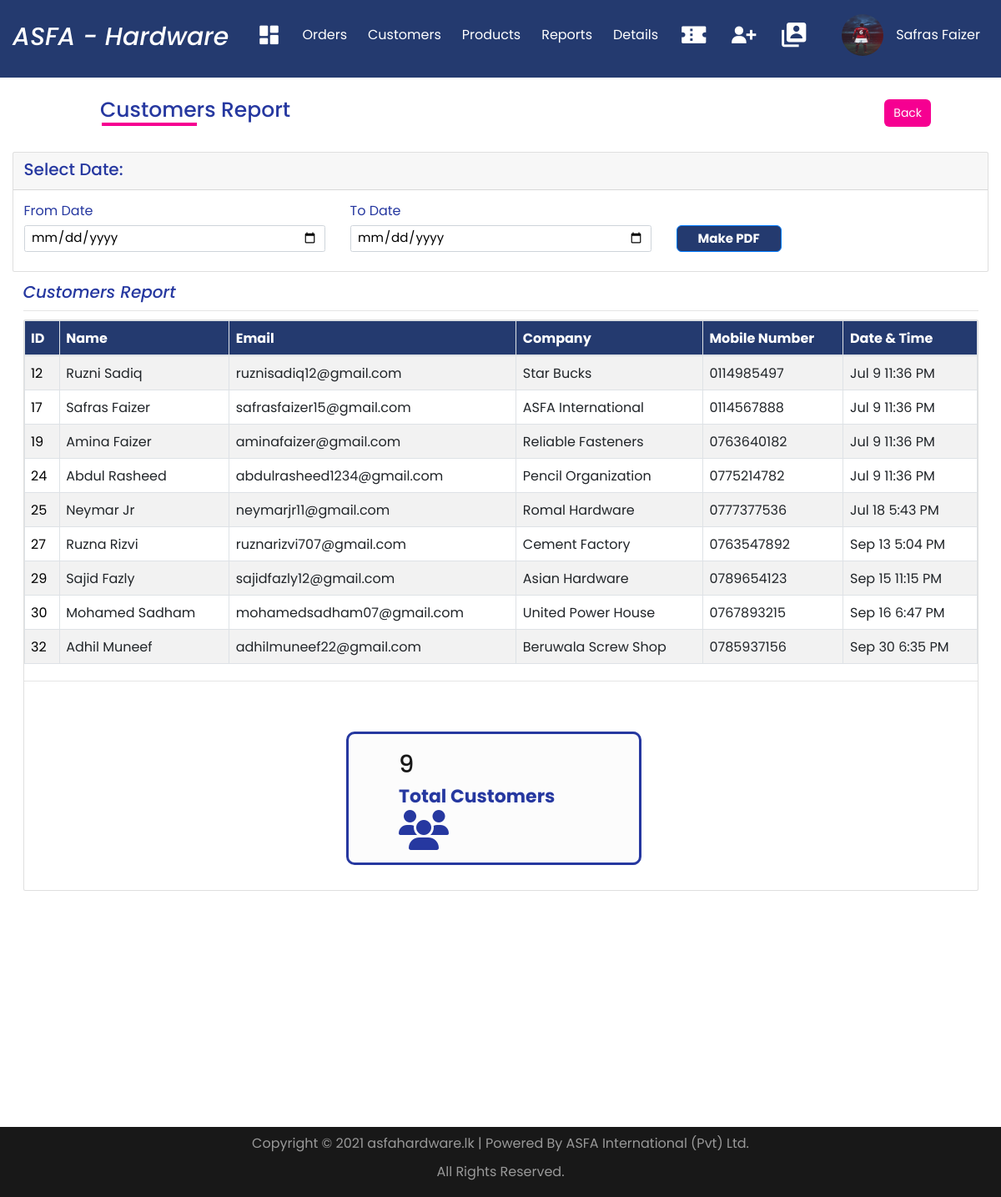
Page /Admin/Customer_Report.php (signed in) on the committed database.
### tables this page shows
CREATE TABLE `customer` (
  `customer_id` int(11) NOT NULL,
  `name` text NOT NULL,
  `mobile_number` char(100) NOT NULL,
  `email` varchar(55) NOT NULL,
  `company` varchar(40) NOT NULL,
  `address` varchar(500) NOT NULL,
  `address2` varchar(400) NOT NULL,
  `city` varchar(70) NOT NULL,
  `zipcode` int(60) NOT NULL,
  `password` varchar(55) NOT NULL,
  `status` varchar(100) NOT NULL,
  `Registered_Time` datetime NOT NULL DEFAULT current_timestamp()
);

### Admin/Customer_Report.php (the view, shortened to what this page needs)
<?php
include_once("Includes/connect.php");
?>
<html>
<head>
<?php include 'Includes/Navigation2.php'; ?>
<link rel="stylesheet" href="https://cdn.jsdelivr.net/npm/bootstrap@4.6.0/dist/css/bootstrap.min.css">
<link rel="stylesheet" type="text/css" href="your_website_domain/css_root/flaticon.css">
<link rel="stylesheet" href="https://cdn.jsdelivr.net/npm/@fortawesome/fontawesome-free@5.15.3/css/fontawesome.min.css">
<link rel="stylesheet" href="./css/Style.css" />
<link rel="stylesheet" href="./css/flaticon.css" />
</head>
<body>
<div class="head">
          <h1>Customers Report</h1>
          <a style="margin-left:59%; font-size:1.4rem;" href="Reports.php" class="btn">Back</a>
          </div>
<section class="py-5">
    <div class="container">
        <div class="row justify-content-center">
            <div class="col-md-12">
                <div class="card">
                    <div class="card-header">
                        <h5 style="font-size:2rem;">Select Date:</h5>
                    </div>
                      <div class="card-body">
                          <form action="Customer_PDF.php" method="GET">
                              <div class="row">
                                 <div class="col-md-4">
                                    <div class="form-group">
                                        <label for="">From Date</label>
                                        <input value="<?php if(isset($_GET['from_date'])){echo $_GET['from_date']; } ?>" type="date" name="from_date" class="form-control" placeholder="From Date" style="font-size:1.5rem; color:black;">
                                    </div>
                                 </div>
                                 <div class="col-md-4">
                                    <div class="form-group">
                                        <label for="">To Date</label>
                                        <input value="<?php if(isset($_GET['to_date'])){echo $_GET['to_date']; } ?>" type="date" name="to_date" class="form-control" placeholder="To Date" style="font-size:1.5rem; color:black;">
                                    </div>
                                 </div>
                                 <div class="col-md-4">
                                    <div class="form-group">
                                        <label for=""></label><br><br>
                                        <Button style="padding:4px 25px; font-align:center; font-weight:bold; font-size:1.5rem;" type="submit" class="btn btn-primary">Make PDF</button>
                                    </div>
                                 </div>
                              </div>
                          </form>
                      </div>
                </div>
                    <div class="card-body">
                        <h6 style="font-size:2rem; font-style:italic;">Customers Report</h6>
                        <hr>
                       <div class="card mt-3">
                        <table class="table table-bordered table-striped">
                            <thead style=" background-color:#243a6f; color:#fff;">
                                <tr>
                                    <th>ID</th>
                                    <th>Name</th>
                                    <th>Email</th>
                                    <th>Company</th>
                                    <th>Mobile Number</th>
                                    <th>Date & Time</th>
                                </tr>
                            </thead>
                            <tbody>
                                <?php
                                    $sql = "SELECT * FROM customer";
                                    $result = mysqli_query($conn, $sql);
                                    if (mysqli_num_rows($result) > 0) {
                                    while($row = mysqli_fetch_assoc($result)){
                                        ?>
                                        <tr>
            <td style="color:black;"><?php echo $row["customer_id"] ?></td>
            <td><?php echo $row["name"]?></td>
            <td><?php echo $row["email"]?></td>
            <td><?php echo $row["company"]?></td>
            <td><?php echo $row["mobile_number"] ?></td>
            <td><?php echo date('M j g:i A', strtotime($row["Registered_Time"]));?></td>
        </tr>
        <?php
                                    }
                            }
                            ?>
                            </tbody>
                        </table>
                        <hr>
                        <div class="cardBox3">
                        <div class="card">
                            <div>
                               <?php
                               $sql = "SELECT COUNT(customer_id) AS NumberOfCustomers FROM customer";
                               $result = mysqli_query($conn, $sql);
                               $row = mysqli_fetch_assoc($result);
                               ?>
                            <div class="numbers"><?php echo $row["NumberOfCustomers"] ?></div>
                            <a style="font-size:2.2rem;" class="cardName">Total Customers</a>
                            </div>
                            <div class="iconBox">
                            <i class="fas fa-users"></i>
                            </div>
                            </div>
                            </div>
                    </div>
                </div>
            </div>
        </div>
    </div>
</section>
<br>
<br>
<br>
<br>
<br>
<?php include 'Includes/Footer.php'; ?>
</body>
</html>

### Admin/Includes/Navigation2.php (shortened to what this page needs)
<?php
include_once("Includes/connect.php");
?>
<!DOCTYPE html>
<html lang="en">
<head>
  <link rel="stylesheet" href="https://cdn.jsdelivr.net/npm/boxicons@latest/css/boxicons.min.css" />
  <link rel="stylesheet" href="../Admin/CSS/Style.css" />
</head>
<body>
      <nav class="nav">
        <div class="navigation container">
          <div class="logo">
            <h1>ASFA - Hardware</h1>
          </div>
          <div class="menu">
            <ul class="nav-list">
            <li class="nav-item">
                <a href="Dashboard.php" class="nav-link icon"><i class='bx bxs-dashboard'></i></a>
              </li>
              <li class="nav-item">
                <a href="Orders.php" class="nav-link">Orders</a>
              </li>
              <li class="nav-item">
                <a href="Customers.php" class="nav-link">Customers</a>
              </li>
              <li class="nav-item">
                <a href="Products.php" class="nav-link">Products</a>
              </li>
              <li class="nav-item">
                <a href="Reports.php" class="nav-link">Reports</a>
              </li>
              <li class="nav-item">
                <a href="Delivery_Details.php" class="nav-link">Details</a>
              </li>
              <li class="nav-item">
                <a href="Coupon.php" class="nav-link icon"><i style="font-size:3.5rem;" class='bx bxs-coupon'></i></a>
              </li>
              <li class="nav-item">
                <a href="Create_Accounts.php" class="nav-link icon"><i style="font-size:3.5rem;" class='bx bxs-user-plus'></i></a>
              </li>
              <li class="nav-item">
                <a href="Admin_Profile.php" class="nav-link icon"><i style="font-size:3.5rem;" class='bx bxs-user-account'></i></a>
              </li>
              <li class="nav-item">
                <a href="#" class="nav-link"></a>
              </li>
              <li class="nav-item">
              <?php
              $a_id = $_SESSION['adminid'];
              $sql = "SELECT * FROM admin where admin_id='$a_id'";
              $result = mysqli_query($conn, $sql);
              while($row = mysqli_fetch_assoc($result)) {
              ?>
              <img src="../Admin/<?php echo  $row['admin_image'] ?>" alt="" class="avatar">
              <?php } ?>
              </li>
              <div class="right">
              <ul>
              <li>
              <span class="nav-link"><?php echo $_SESSION['admin'];?></span>
            </ul>
          </div>
        </div>
      </nav>
</body>
</html>

### Admin/CSS/Style.css (style rules this page uses)
*, *::before, *::after { margin: 0; padding: 0; box-sizing: inherit; }
html { box-sizing: border-box; font-size: 62.5%; }
body { font-family: 'Poppins', sans-serif; font-size: 1.6rem; font-weight: 400; background-color: #fff; color: #2638a0; position: relative; z-index: 1; }
h1,h2,h3,h4 { font-weight: 500; }
a { color: inherit; text-decoration: none; }
img { max-width: 100%; }
li { list-style-type: none; }
.container { max-width: 120rem; margin: 0 auto; }
.nav { padding: 1.6rem 0; background-color: #243a6f; color: #ffffff; }
.navigation { display: flex; align-items: center; justify-content: space-between; }
.logo h1 { font-size: 3rem; font-style: italic; }
.nav-list { display: flex; align-items: center; }
.nav-item:not(:last-child) { margin-right: 0.5rem; }
.nav-link:link, .nav-link:visited { padding: 0.8rem 1rem; transition: all 300ms ease-in-out; }
.nav-link.icon { font-size: 3rem; }
.right ul li { position: relative; }
.avatar { vertical-align: middle; width: 50px; height: 50px; border-radius: 50%; }
.btn { position: relative; padding: 5px 10px; background: #243a6f; color: #fff; text-decoration: none; border-radius: 6px; }
.head .btn { position: relative; padding: 5px 10px; margin-left: 59%; background: #f60091; color: #fff; text-decoration: none; border-radius: 6px; }
.head h1 { font-size: 2.5rem; display: inline-block; position: relative; z-index: 0; margin-left: 10%; margin-top: 2%; }
.head h1::after { content: ""; position: absolute; left: 26%; bottom: -20%; transform: translate(-50%, -50%); background-color: #f60091; width: 50%; height: 0.4rem; z-index: 1; }
.cardBox3 { position: relative; width: 70%; padding: 60px; display: grid; padding-top: 50px; padding-bottom: 30px; }
.cardBox3 .card { position: relative; background: #fcfcfc; padding: 15px 60px; display: flex; justify-content: space-between; border-radius: 10px; margin-left: 48%; border-color: #2638a0; border-width: 3px; }
.cardBox3 .card .numbers { position: relative; font-size: 1.8em; font-weight: 500; color: #181818; }
.cardBox3 .card .cardName { color: #2638a0; font-size: 1em; font-weight: bold; }
.cardBox3 .card .iconBox { font-size: 3em; color: #2638a0; }

### rows in the picture
customer: customer_id "12", name "Ruzni Sadiq", email "ruznisadiq12@gmail.com", company "Star Bucks", mobile_number "0114985497", Registered_Time "Jul 9 11:36 PM"
customer: customer_id "17", name "Safras Faizer", email "safrasfaizer15@gmail.com", company "ASFA International", mobile_number "0114567888", Registered_Time "Jul 9 11:36 PM"
customer: customer_id "19", name "Amina Faizer", email "aminafaizer@gmail.com", company "Reliable Fasteners", mobile_number "0763640182", Registered_Time "Jul 9 11:36 PM"
customer: customer_id "24", name "Abdul Rasheed", email "abdulrasheed1234@gmail.com", company "Pencil Organization", mobile_number "0775214782", Registered_Time "Jul 9 11:36 PM"
customer: customer_id "25", name "Neymar Jr", email "neymarjr11@gmail.com", company "Romal Hardware", mobile_number "0777377536", Registered_Time "Jul 18 5:43 PM"
customer: customer_id "27", name "Ruzna Rizvi", email "ruznarizvi707@gmail.com", company "Cement Factory", mobile_number "0763547892", Registered_Time "Sep 13 5:04 PM"
customer: customer_id "29", name "Sajid Fazly", email "sajidfazly12@gmail.com", company "Asian Hardware", mobile_number "0789654123", Registered_Time "Sep 15 11:15 PM"
customer: customer_id "30", name "Mohamed Sadham", email "mohamedsadham07@gmail.com", company "United Power House", mobile_number "0767893215", Registered_Time "Sep 16 6:47 PM"
customer: customer_id "32", name "Adhil Muneef", email "adhilmuneef22@gmail.com", company "Beruwala Screw Shop", mobile_number "0785937156", Registered_Time "Sep 30 6:35 PM"

### other values in the picture
$_SESSION['admin'] "Safras Faizer"
$row["NumberOfCustomers"] "9"
